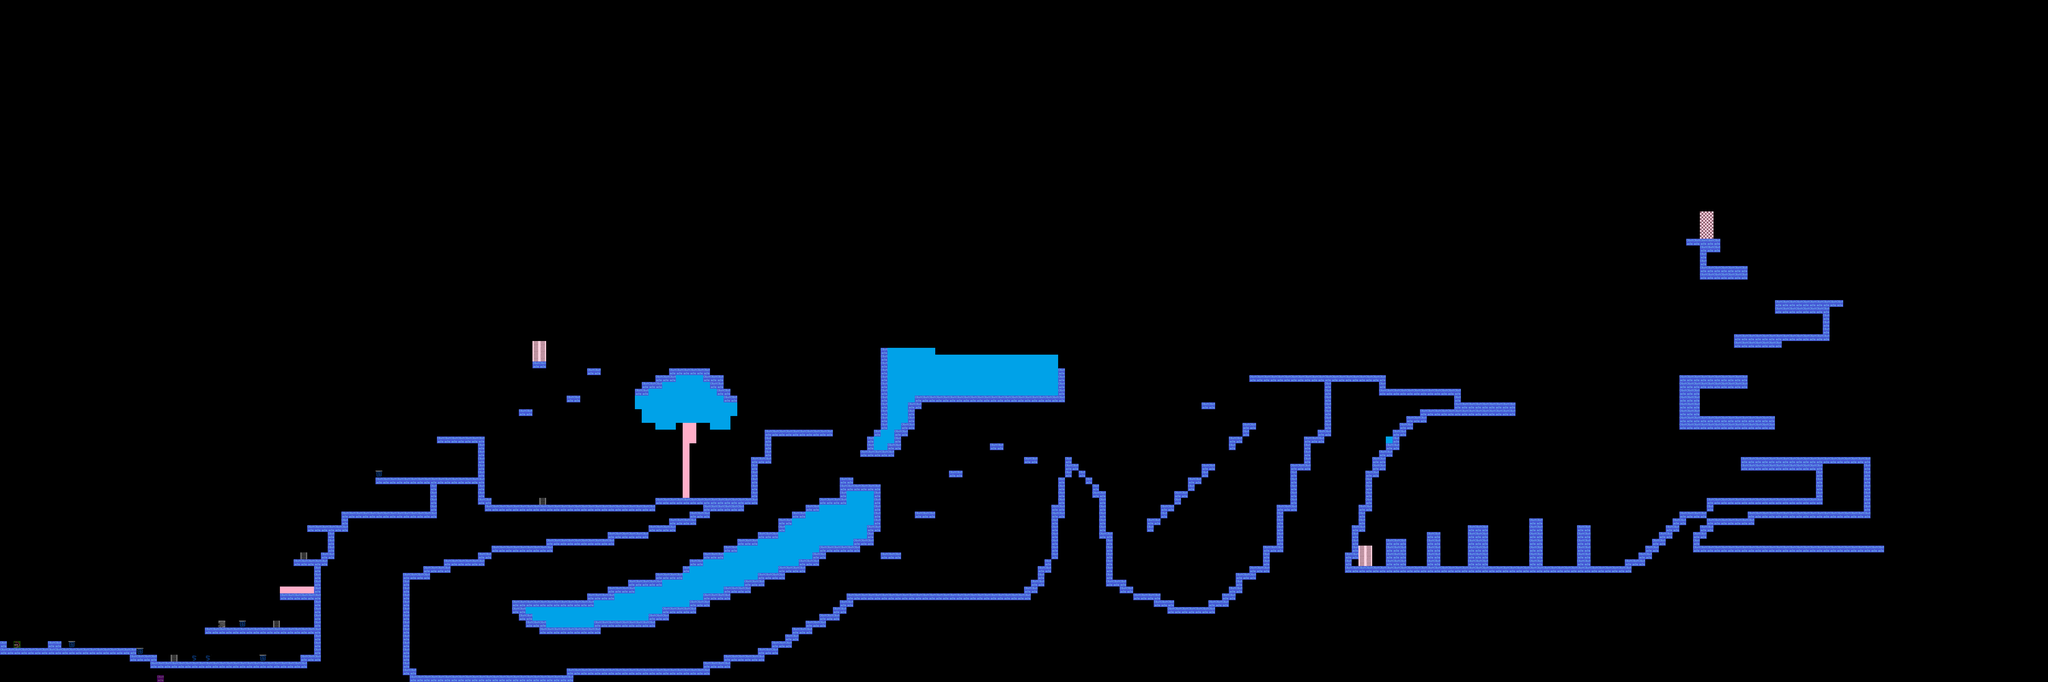

A 2D game scene composited from a Tiled map and its tileset images. What follows is a short description and the map's XML, with each tile layer's data collapsed to a summary:
An orthogonal 300x100 tile map with 24x24 px tiles, 3 tile layers (Graphics, Meta, Foreground), 2 tilesets.

<map version="1.0" orientation="orthogonal" width="300" height="100" tilewidth="24" tileheight="24">
 <tileset firstgid="1" name="Graphics" tilewidth="24" tileheight="24">
  <image source="Alternate Graphics.png" width="48" height="24" />
 </tileset>
 <tileset firstgid="3" name="Meta" tilewidth="24" tileheight="24">
  <image source="meta_tiles.png" width="96" height="48" />
 </tileset>
 <layer name="Graphics" width="300" height="100">
  <data>[30000 cells, 1761 non-empty, 2 distinct tile ids]</data>
 </layer>
 <layer name="Meta" width="300" height="100" opacity="0.46">
  <data>[30000 cells, 1263 non-empty, 7 distinct tile ids]</data>
 </layer>
 <layer name="Foreground" width="300" height="100">
  <data>[30000 cells, 5 non-empty, 1 distinct tile ids]</data>
 </layer>
</map>
